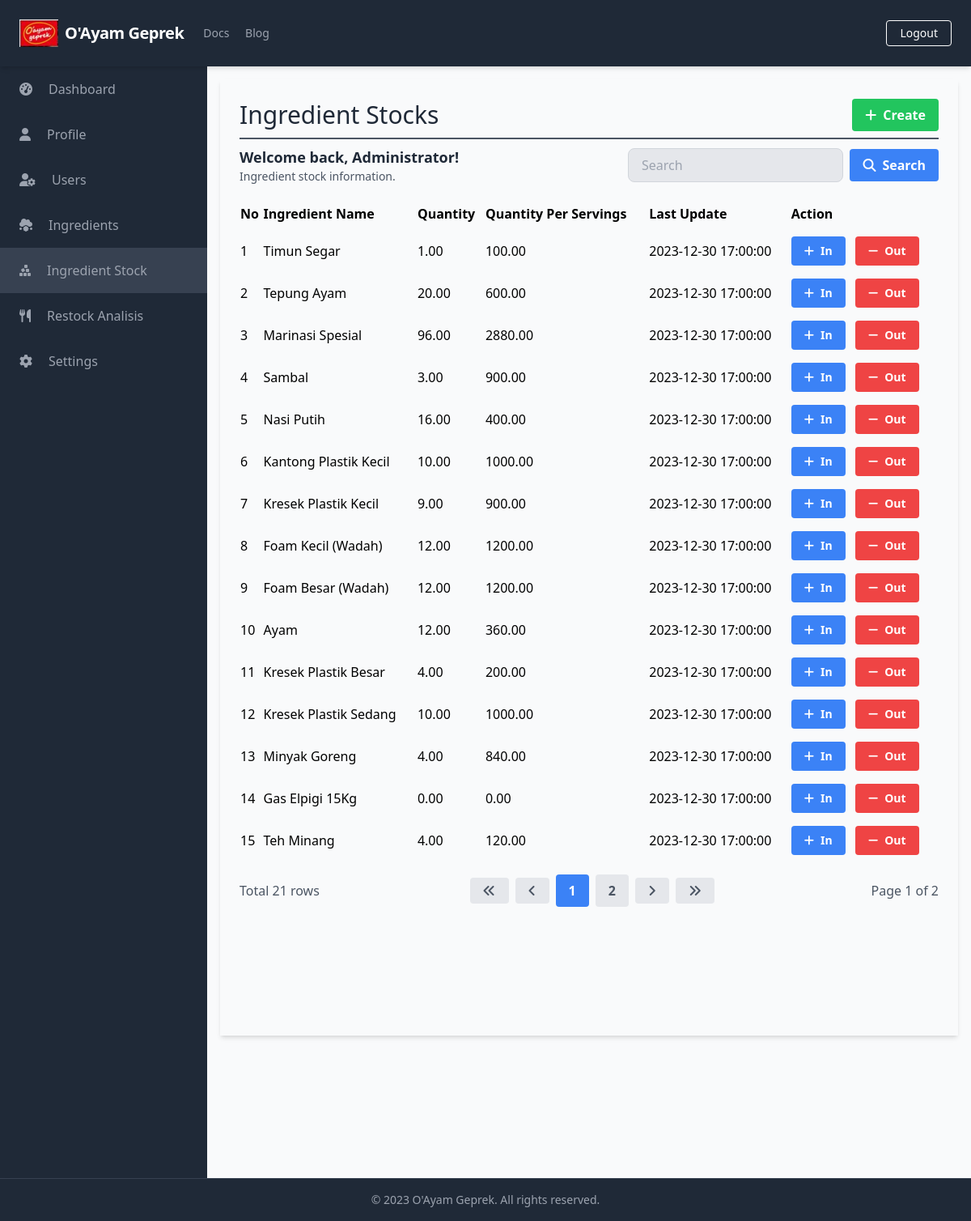
The app's page /manage_ingredient_stocks/manage_ingredient_stocks_list.php (signed in) with its own data.
### tables this page shows
CREATE TABLE `IngredientStocks` (
  `StockID` int(11) NOT NULL,
  `IngredientID` int(11) NOT NULL,
  `Quantity` decimal(10,2) NOT NULL,
  `QuantityPerServings` decimal(10,2) NOT NULL,
  `LastUpdateStock` timestamp NOT NULL DEFAULT current_timestamp()
);

CREATE TABLE `Ingredients` (
  `IngredientID` int(11) NOT NULL,
  `IngredientName` varchar(255) NOT NULL,
  `PurchasePrice` decimal(10,2) NOT NULL,
  `QuantityPerPurchase` decimal(10,2) NOT NULL,
  `ServingsPerIngredient` int(11) NOT NULL,
  `HoldingCost` tinyint(1) NOT NULL,
  `HoldingCostPrice` decimal(10,2) DEFAULT NULL,
  `ShelfLife` int(11) DEFAULT NULL,
  `SupplierName` varchar(255) DEFAULT NULL,
  `Description` text DEFAULT NULL,
  `MinimumStock` int(11) DEFAULT NULL,
  `StorageLocation` varchar(50) DEFAULT NULL,
  `PurchaseUnit` varchar(50) NOT NULL,
  `UsagePerDay` decimal(10,2) DEFAULT NULL,
  `UsagePerMonth` decimal(10,2) DEFAULT NULL,
  `OrderCost` decimal(10,2) DEFAULT NULL,
  `HoldingCostPercentage` decimal(5,2) DEFAULT NULL
);

### database/connection.php (called while the page is built, shortened)
<?php
$baseUrl = "http://localhost/final_project_yayuk_2023/";

### public/manage_ingredient_stocks/manage_ingredient_stocks_list.php (the view, shortened to what this page needs)
<?php
require_once('../../database/connection.php');
?>
<?php include_once('../components/header.php'); ?>
<div class="h-screen flex flex-col">
    <?php include('../components/navbar.php'); ?>
    <div class="flex-grow bg-gray-50 flex flex-row shadow-md">
        <?php include('../components/sidebar.php'); ?>
        <main class=" bg-gray-50 flex flex-col flex-1 overflow-y-scroll h-screen flex-shrink-0 sc-hide pb-40">
            <div class="flex items-start justify-start p-6 shadow-md m-4 flex-1 flex-col">
                <div class="flex flex-row justify-between items-center w-full border-b-2 border-gray-600 mb-2 pb-2">
                    <h1 class="text-3xl text-gray-800 font-semibol w-full">Ingredient Stocks</h1>
                    <div class="flex flex-row justify-end items-center">
                        <a href="<?php echo $baseUrl; ?>public/manage_ingredient_stocks/manage_ingredient_stocks_add.php" class="bg-green-500 hover-bg-green-700 text-white font-bold py-2 px-4 rounded inline-flex items-center">
                            <i class="fas fa-plus mr-2"></i>
                            <span>Create</span>
                        </a>
                    </div>
                </div>
                <div class="flex flex-col w-full">
                    <div class="flex flex-row justify-between items-center w-full mb-2 pb-2">
                        <div>
                            <h2 class="text-lg text-gray-800 font-semibold">Welcome back, <?php echo $_SESSION['FullName']; ?>!</h2>
                            <p class="text-gray-600 text-sm">Ingredient stock information.</p>
                        </div>
                        <form class="flex items-center justify-end space-x-2 w-96">
                            <input type="text" name="search" class="bg-gray-200 focus-bg-white focus-outline-none border border-gray-300 rounded-lg py-2 px-4 block w-full appearance-none leading-normal" placeholder="Search" value="<?php echo isset($_GET['search']) ? $_GET['search'] : ''; ?>">
                            <button type="submit" class="bg-blue-500 hover-bg-blue-700 text-white font-bold py-2 px-4 rounded space-x-2 inline-flex items-center">
                                <i class="fas fa-search"></i>
                                <span>Search</span>
                            </button>
                        </form>
                    </div>
                    <table class="min-w-full">
                        <thead>
                            <tr>
                                <th class="text-left py-2">No</th>
                                <th class="text-left py-2">Ingredient Name</th>
                                <th class="text-left py-2">Quantity</th>
                                <th class="text-left py-2">Quantity Per Servings</th>
                                <th class="text-left py-2">Last Update</th>
                                <th class="text-left py-2">Action</th>
                            </tr>
                        </thead>
                        <tbody>
                            <?php
                            $searchTerm = isset($_GET['search']) ? $_GET['search'] : '';
                            $page = isset($_GET['page']) ? $_GET['page'] : 1;
                            $query = "SELECT IngStk.StockID, IngStk.IngredientID, IngStk.Quantity, IngStk.QuantityPerServings, IngStk.LastUpdateStock, I.IngredientName
                                FROM IngredientStocks IngStk
                                INNER JOIN Ingredients I ON IngStk.IngredientID = I.IngredientID
                                WHERE I.IngredientName LIKE '%$searchTerm%'
                                LIMIT 15 OFFSET " . ($page - 1) * 15;
                            $result = $conn->query($query);
                            $queryCount = "SELECT COUNT(*) AS count
                                FROM IngredientStocks IngStk
                                INNER JOIN Ingredients I ON IngStk.IngredientID = I.IngredientID
                                WHERE I.IngredientName LIKE '%$searchTerm%'";
                            $resultCount = $conn->query($queryCount);
                            $rowCount = $resultCount->fetch_assoc()['count'];
                            $totalPage = ceil($rowCount / 15);
                            $no = 1;
                            while ($row = $result->fetch_assoc()) {
                            ?>
                                <tr>
                                    <td class="py-2"><?php echo $no++; ?></td>
                                    <td class="py-2"><?php echo $row['IngredientName']; ?></td>
                                    <td class="py-2"><?php echo $row['Quantity']; ?></td>
                                    <td class="py-2"><?php echo $row['QuantityPerServings']; ?></td>
                                    <td class="py-2"><?php echo $row['LastUpdateStock']; ?></td>
                                    <td class='py-2'>
                                        <a href="#" onclick="showStockInForm(<?php echo $row['IngredientID']; ?>)" class='bg-blue-500 hover-bg-blue-700 text-white font-bold py-2 px-4 rounded inline-flex items-center mr-2 text-sm'>
                                            <i class='fas fa-plus mr-2'></i>
                                            <span>In</span>
                                        </a>
                                        <a href="#" onclick="showStockOutForm(<?php echo $row['IngredientID']; ?>)" class='bg-red-500 hover-bg-red-700 text-white font-bold py-2 px-4 rounded inline-flex items-center text-sm'>
                                            <i class='fas fa-minus mr-2'></i>
                                            <span>Out</span>
                                        </a>
                                    </td>
                                </tr>
                            <?php
                            }
                            ?>
                        </tbody>
                    </table>
                    <div class="flex flex-row justify-between items-center w-full mt-4">
                        <div class="flex flex-row justify-start items-center">
                            <span class="text-gray-600">Total <?php echo $rowCount; ?> rows</span>
                        </div>
                        <div class="flex flex-row justify-end items-center space-x-2">
                            <a href="?page=1&search=<?php echo $searchTerm; ?>" class="bg-gray-200 hover-bg-gray-300 text-gray-600 font-bold py-2 px-4 rounded inline-flex items-center">
                                <i class="fas fa-angle-double-left"></i>
                            </a>
                            <a href="?page=<?php if ($page == 1) {
                                                echo $page;
                                            } else {
                                                echo $page - 1;
                                            } ?>&search=<?php echo $searchTerm; ?>" class="bg-gray-200 hover-bg-gray-300 text-gray-600 font-bold py-2 px-4 rounded inline-flex items-center">
                                <i class="fas fa-angle-left"></i>
                            </a>
                            <?php
                            $startPage = $page - 2;
                            $endPage = $page + 2;
                            if ($startPage < 1) {
                                $endPage += abs($startPage) + 1;
                                $startPage = 1;
                            }
                            if ($endPage > $totalPage) {
                                $startPage -= $endPage - $totalPage;
                                $endPage = $totalPage;
                            }
                            if ($startPage < 1) {
                                $startPage = 1;
                            }
                            for ($i = $startPage; $i <= $endPage; $i++) {
                                if ($i == $page) {
                                    echo "<a href='?page=$i&search=$searchTerm' class='bg-blue-500 hover-bg-blue-700 text-white font-bold py-2 px-4 rounded inline-flex items-center'>$i</a>";
                                } else {
                                    echo "<a href='?page=$i&search=$searchTerm' class='bg-gray-200 hover-bg-gray-300 text-gray-600 font-bold py-2 px-4 rounded inline-flex items-center'>$i</a>";
                                }
                            }
                            ?>
                            <a href="?page=<?php if ($page == $totalPage) {
                                                echo $page;
                                            } else {
                                                echo $page + 1;
                                            } ?>&search=<?php echo $searchTerm; ?>" class="bg-gray-200 hover-bg-gray-300 text-gray-600 font-bold py-2 px-4 rounded inline-flex items-center">
                                <i class="fas fa-angle-right"></i>
                            </a>
                            <a href="?page=<?php echo $totalPage; ?>&search=<?php echo $searchTerm; ?>" class="bg-gray-200 hover-bg-gray-300 text-gray-600 font-bold py-2 px-4 rounded inline-flex items-center">
                                <i class="fas fa-angle-double-right"></i>
                            </a>
                        </div>
                        <div class="flex flex-row justify-end items-center ml-2">
                            <span class="text-gray-600">Page <?php echo $page; ?> of <?php echo $totalPage; ?></span>
                        </div>
                    </div>
                </div>
        </main>
    </div>
    <?php include('../components/footer.php'); ?>
</div>
</body>
</html>

### records on screen
ingredientstocks: IngredientID.IngredientName "Timun Segar", Quantity "1.00", QuantityPerServings "100.00", LastUpdateStock "2023-12-30 17:00:00"
ingredientstocks: IngredientID.IngredientName "Tepung Ayam", Quantity "20.00", QuantityPerServings "600.00", LastUpdateStock "2023-12-30 17:00:00"
ingredientstocks: IngredientID.IngredientName "Marinasi Spesial", Quantity "96.00", QuantityPerServings "2880.00", LastUpdateStock "2023-12-30 17:00:00"
ingredientstocks: IngredientID.IngredientName "Sambal", Quantity "3.00", QuantityPerServings "900.00", LastUpdateStock "2023-12-30 17:00:00"
ingredientstocks: IngredientID.IngredientName "Nasi Putih", Quantity "16.00", QuantityPerServings "400.00", LastUpdateStock "2023-12-30 17:00:00"
ingredientstocks: IngredientID.IngredientName "Kantong Plastik Kecil", Quantity "10.00", QuantityPerServings "1000.00", LastUpdateStock "2023-12-30 17:00:00"
ingredientstocks: IngredientID.IngredientName "Kresek Plastik Kecil", Quantity "9.00", QuantityPerServings "900.00", LastUpdateStock "2023-12-30 17:00:00"
ingredientstocks: IngredientID.IngredientName "Foam Kecil (Wadah)", Quantity "12.00", QuantityPerServings "1200.00", LastUpdateStock "2023-12-30 17:00:00"
ingredientstocks: IngredientID.IngredientName "Foam Besar (Wadah)", Quantity "12.00", QuantityPerServings "1200.00", LastUpdateStock "2023-12-30 17:00:00"
ingredientstocks: IngredientID.IngredientName "Ayam", Quantity "12.00", QuantityPerServings "360.00", LastUpdateStock "2023-12-30 17:00:00"
ingredientstocks: IngredientID.IngredientName "Kresek Plastik Besar", Quantity "4.00", QuantityPerServings "200.00", LastUpdateStock "2023-12-30 17:00:00"
ingredientstocks: IngredientID.IngredientName "Kresek Plastik Sedang", Quantity "10.00", QuantityPerServings "1000.00", LastUpdateStock "2023-12-30 17:00:00"
ingredientstocks: IngredientID.IngredientName "Minyak Goreng", Quantity "4.00", QuantityPerServings "840.00", LastUpdateStock "2023-12-30 17:00:00"
ingredientstocks: IngredientID.IngredientName "Gas Elpigi 15Kg", Quantity "0.00", QuantityPerServings "0.00", LastUpdateStock "2023-12-30 17:00:00"
ingredientstocks: IngredientID.IngredientName "Teh Minang", Quantity "4.00", QuantityPerServings "120.00", LastUpdateStock "2023-12-30 17:00:00"

### other values on screen
$baseTitle "O'Ayam Geprek"
$_SESSION['FullName'] "Administrator"
$rowCount "21"
$page "1"
$totalPage "2"
